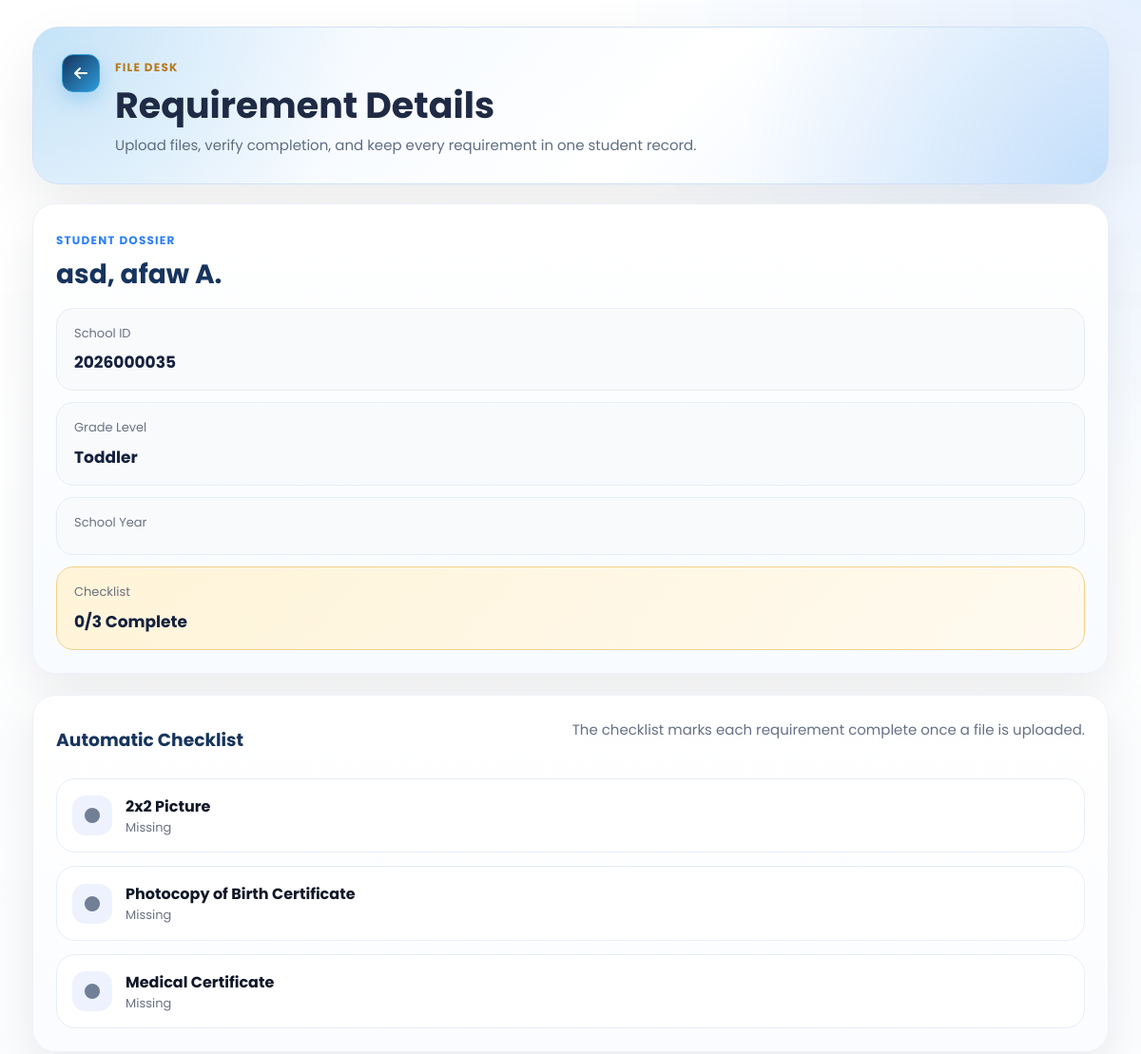
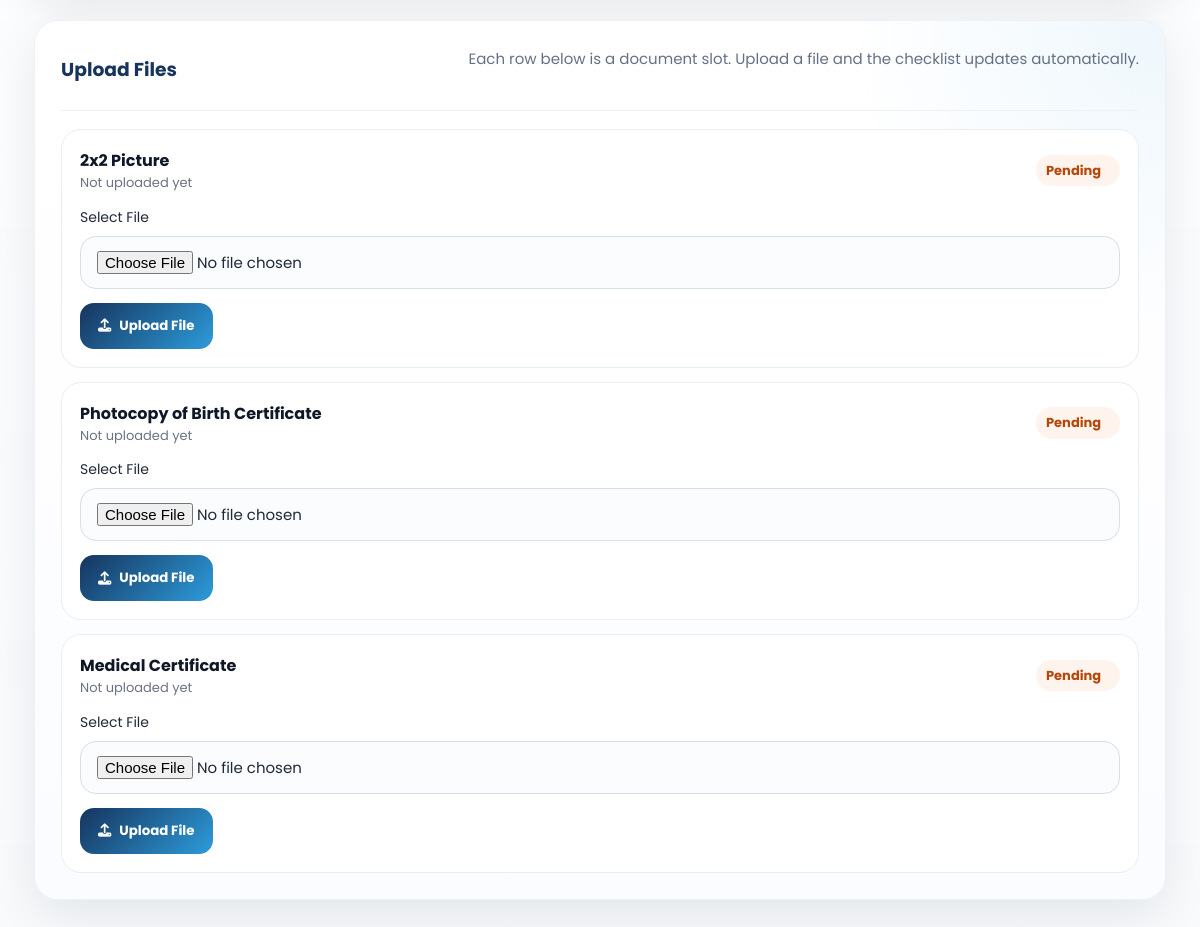
Page /SmartEnroll/requirements_upload_details.php?student_id=2026000035 on the committed database (2 pictures, top to bottom).
### tables this page shows
CREATE TABLE `enrollments` (
  `id` int(11) NOT NULL,
  `grade_level` varchar(50) DEFAULT NULL,
  `student_id` varchar(20) DEFAULT NULL,
  `school_year` varchar(20) DEFAULT NULL,
  `completion_date` date DEFAULT NULL,
  `learner_lname` varchar(100) DEFAULT NULL,
  `learner_fname` varchar(100) DEFAULT NULL,
  `learner_mname` varchar(100) DEFAULT NULL,
  `learner_ext` varchar(20) DEFAULT NULL,
  `nickname` varchar(100) DEFAULT NULL,
  `sex` varchar(20) DEFAULT NULL,
  `dob` varchar(20) DEFAULT NULL,
  `age` int(11) DEFAULT NULL,
  `mother_tongue` varchar(100) DEFAULT NULL,
  `religion` varchar(100) DEFAULT NULL,
  `email` varchar(150) DEFAULT NULL,
  `province` varchar(100) DEFAULT NULL,
  `municipality` varchar(100) DEFAULT NULL,
  `barangay` varchar(100) DEFAULT NULL,
  `street` varchar(150) DEFAULT NULL,
  `father_lname` varchar(100) DEFAULT NULL,
  `father_fname` varchar(100) DEFAULT NULL,
  `father_mname` varchar(100) DEFAULT NULL,
  `father_occ` varchar(100) DEFAULT NULL,
  `father_contact` varchar(50) DEFAULT NULL,
  `mother_lname` varchar(100) DEFAULT NULL,
  `mother_fname` varchar(100) DEFAULT NULL,
  `mother_mname` varchar(100) DEFAULT NULL,
  `mother_occ` varchar(100) DEFAULT NULL,
  `mother_contact` varchar(50) DEFAULT NULL,
  `mother_maiden` varchar(100) DEFAULT NULL,
  `guardian_type` varchar(50) DEFAULT NULL,
  `guardian_lname` varchar(100) DEFAULT NULL,
  `guardian_fname` varchar(100) DEFAULT NULL,
  `guardian_mname` varchar(100) DEFAULT NULL,
  `guardian_occ` varchar(100) DEFAULT NULL,
  `guardian_contact` varchar(50) DEFAULT NULL,
  `emergency1_name` varchar(150) DEFAULT NULL,
  `emergency1_relationship` varchar(100) DEFAULT NULL,
  `emergency1_contact` varchar(50) DEFAULT NULL,
  `emergency2_name` varchar(150) DEFAULT NULL,
  `emergency2_relationship` varchar(100) DEFAULT NULL,
  `emergency2_contact` varchar(50) DEFAULT NULL,
  `emergency3_name` varchar(150) DEFAULT NULL,
  `emergency3_relationship` varchar(100) DEFAULT NULL,
  `emergency3_contact` varchar(50) DEFAULT NULL,
  `special_needs` text DEFAULT NULL,
  `medication` varchar(10) DEFAULT NULL,
  `medication_details` text DEFAULT NULL,
  `created_at` timestamp NOT NULL DEFAULT current_timestamp()
);

### SmartEnroll/requirements_upload_details.php (the view, shortened to what this page needs)
<?php
$selectedId = trim((string)($_GET['student_id'] ?? $_POST['student_id'] ?? ''));
$selectedStudent = null;
$requirements = [
    'picture_2x2' => '2x2 Picture',
    'birth_certificate' => 'Photocopy of Birth Certificate',
    'medical_certificate' => 'Medical Certificate',
];
$uploadedFiles = [];
function format_name(array $row): string
{
    $m = trim((string)($row['learner_mname'] ?? ''));
    $mi = $m !== '' ? strtoupper(mb_substr($m, 0, 1)) . '.' : '';
    $full = trim(
        ($row['learner_lname'] ?? '') . ', ' .
        ($row['learner_fname'] ?? '') . ' ' . $mi
    );
    return trim(preg_replace('/\s+/', ' ', $full), ' ,');
}
function get_student(mysqli $conn, string $studentId): ?array
{
    $stmt = $conn->prepare(
        "SELECT id, student_id, learner_lname, learner_fname, learner_mname, grade_level, school_year
         FROM enrollments
         WHERE student_id = ?
         LIMIT 1"
    );
    $stmt->bind_param('s', $studentId);
    $stmt->execute();
    $student = $stmt->get_result()->fetch_assoc() ?: null;
    return $student;
}
function load_uploaded_files(mysqli $conn, int $enrollmentId): array
{
    $files = [];
    $stmt = $conn->prepare(
        "SELECT requirement_key, original_name, stored_name, file_path, uploaded_at
         FROM student_requirements
         WHERE enrollment_id = ?"
    );
    $stmt->bind_param('i', $enrollmentId);
    $stmt->execute();
    $result = $stmt->get_result();
    return $files;
}
try {
    $conn = new mysqli('127.0.0.1', 'root', '', 'smartenroll');
    $conn->set_charset('utf8mb4');
    $selectedStudent = get_student($conn, $selectedId);
    $uploadedFiles = load_uploaded_files($conn, (int)$selectedStudent['id']);
} catch (Throwable $e) {
    $error = $e->getMessage();
}
$studentName = $selectedStudent ? format_name($selectedStudent) : '';
$completedCount = 0;
?>
<!DOCTYPE html>
<html lang="en">
<head>
    <link rel="stylesheet" href="css/style.css">
    <link rel="stylesheet" href="css/requirements_upload.css">
    <link rel="stylesheet" href="https://cdnjs.cloudflare.com/ajax/libs/font-awesome/6.5.0/css/all.min.css">
</head>
<body class="dashboard-page dashboard-white-page">
<main class="dashboard-main requirements-main">
    <section class="requirements-hero detail-hero">
        <div class="requirements-hero-top">
            <a href="requirements_upload.php" class="dashboard-link back-left"><i class="fa-solid fa-arrow-left"></i></a>
            <div class="requirements-hero-copy">
                <span class="eyebrow eyebrow-gold">File Desk</span>
                <h1>Requirement Details</h1>
                <p>Upload files, verify completion, and keep every requirement in one student record.</p>
            </div>
        </div>
    </section>
    <?php if ($selectedStudent): ?>
        <section class="requirements-workspace">
            <aside class="requirements-sidebar">
                <div class="student-dossier">
                    <span class="eyebrow eyebrow-blue">Student Dossier</span>
                    <h2><?php echo htmlspecialchars($studentName); ?></h2>
                    <div class="dossier-list">
                        <div class="dossier-item">
                            <span>School ID</span>
                            <strong><?php echo htmlspecialchars((string)$selectedStudent['student_id']); ?></strong>
                        </div>
                        <div class="dossier-item">
                            <span>Grade Level</span>
                            <strong><?php echo htmlspecialchars((string)$selectedStudent['grade_level']); ?></strong>
                        </div>
                        <div class="dossier-item">
                            <span>School Year</span>
                        </div>
                        <div class="dossier-item accent">
                            <span>Checklist</span>
                            <strong><?php echo $completedCount; ?>/<?php echo count($requirements); ?> Complete</strong>
                        </div>
                    </div>
                </div>
                <div class="requirements-panel checklist-panel">
                    <div class="requirements-panel-head">
                    <h3>Automatic Checklist</h3>
                    <p>The checklist marks each requirement complete once a file is uploaded.</p>
                </div>
                <div class="checklist-list">
                    <?php foreach ($requirements as $key => $label): ?>
                        <?php $isDone = isset($uploadedFiles[$key]); ?>
                        <div class="checklist-item <?php echo $isDone ? 'done' : ''; ?>">
                            <div class="checklist-icon">
                                <i class="fa-solid <?php echo $isDone ? 'fa-circle-check' : 'fa-circle'; ?>"></i>
                            </div>
                            <div class="checklist-copy">
                                <strong><?php echo htmlspecialchars($label); ?></strong>
                                <span><?php echo $isDone ? 'Uploaded' : 'Missing'; ?></span>
                            </div>
                        </div>
                    <?php endforeach; ?>
                </div>
                </div>
            </aside>
            <section class="requirements-panel upload-workbench">
                <div class="requirements-panel-head upload-workbench-head">
                    <h3>Upload Files</h3>
                    <p>Each row below is a document slot. Upload a file and the checklist updates automatically.</p>
                </div>
                <div class="upload-card-list">
                    <?php foreach ($requirements as $key => $label): ?>
                        <?php $fileInfo = $uploadedFiles[$key] ?? null; ?>
                        <form class="upload-item-card" method="post" action="requirements_upload_details.php?student_id=<?php echo urlencode($selectedId); ?>" enctype="multipart/form-data">
                            <div class="upload-item-head">
                                <div>
                                    <strong><?php echo htmlspecialchars($label); ?></strong>
                                    <span><?php echo $fileInfo ? 'Uploaded and checked' : 'Not uploaded yet'; ?></span>
                                </div>
                                <span class="upload-status <?php echo $fileInfo ? 'done' : 'pending'; ?>">
                                    <?php echo $fileInfo ? 'Complete' : 'Pending'; ?>
                                </span>
                            </div>
                            <label class="file-input-wrap">
                                <span>Select File</span>
                                <input type="file" name="requirement_file" accept=".jpg,.jpeg,.png,.pdf" required>
                            </label>
                            <button type="submit" class="upload-submit-btn">
                                <i class="fa-solid fa-upload"></i>
                                <?php echo $fileInfo ? 'Replace File' : 'Upload File'; ?>
                            </button>
                        </form>
                    <?php endforeach; ?>
                </div>
            </section>
        </section>
    <?php endif; ?>
</main>
</body>
</html>

### SmartEnroll/css/style.css (style rules this page uses)
* { margin: 0; padding: 0; box-sizing: border-box; font-family: 'Poppins', sans-serif; }
:root { --logo-blue: #19325a; --logo-blue-light: #1e88e5; --logo-yellow: #fdd835; --logo-yellow-soft: #ffe970; --logo-green: #43a047; }
body, html { height: 100%; color: #fff; }
html { scroll-behavior: smooth; }
body { background: #0f172a; }
.eyebrow { text-transform: uppercase; letter-spacing: 1.4px; font-size: 12px; color: #6b7280; margin-bottom: 8px; font-weight: 600; }
.dashboard-page { background: linear-gradient(135deg, rgba(12, 25, 47, 0.72), rgba(25, 50, 90, 0.48)), #f5f6f8; color: #1b1f2a; position: relative; min-height: 100vh; overflow-x: hidden; }
.dashboard-page::before { content: ""; position: fixed; inset: 0; background: linear-gradient(135deg, rgba(12, 25, 47, 0.5), rgba(25, 50, 90, 0.18)), url('../assets/img1.jpg') center center / cover no-repeat; filter: blur(5px) saturate(1.05); transform: scale(1.05); z-index: 0; }
.dashboard-page::after { content: ""; position: fixed; inset: 0; background: radial-gradient(circle at top right, rgba(253, 216, 53, 0.22), transparent 28%), linear-gradient(180deg, rgba(255, 255, 255, 0.08), rgba(255, 255, 255, 0.16)); z-index: 0; pointer-events: none; }
.dashboard-page.dashboard-white-page { background: #f8fafc; }
.dashboard-page.dashboard-white-page::before { display: none; }
.dashboard-page.dashboard-white-page::after { background: radial-gradient(circle at top right, rgba(219, 234, 254, 0.72), transparent 24%), linear-gradient(180deg, rgba(255, 255, 255, 0.96), rgba(248, 250, 252, 1)); }
.dashboard-main { width: min(1680px, calc(100vw - 40px)); max-width: 1680px; margin: 0 auto; padding: 42px 20px 56px; position: relative; z-index: 1; }
.dashboard-link { text-decoration: none; color: var(--logo-blue); font-weight: 700; background: rgba(253, 216, 53, 0.95); padding: 12px 18px; border-radius: 999px; box-shadow: 0 10px 24px rgba(253, 216, 53, 0.26); transition: transform 0.2s ease, box-shadow 0.2s ease, background 0.2s ease; }

### rows in the picture
enrollments: studentName "asd, afaw A.", student "2026000035", grade_level "Toddler"

### other values in the picture
$completedCount "0"
count($requirements) "3"
$label "2x2 Picture"
$label "Photocopy of Birth Certificate"
$label "Medical Certificate"
